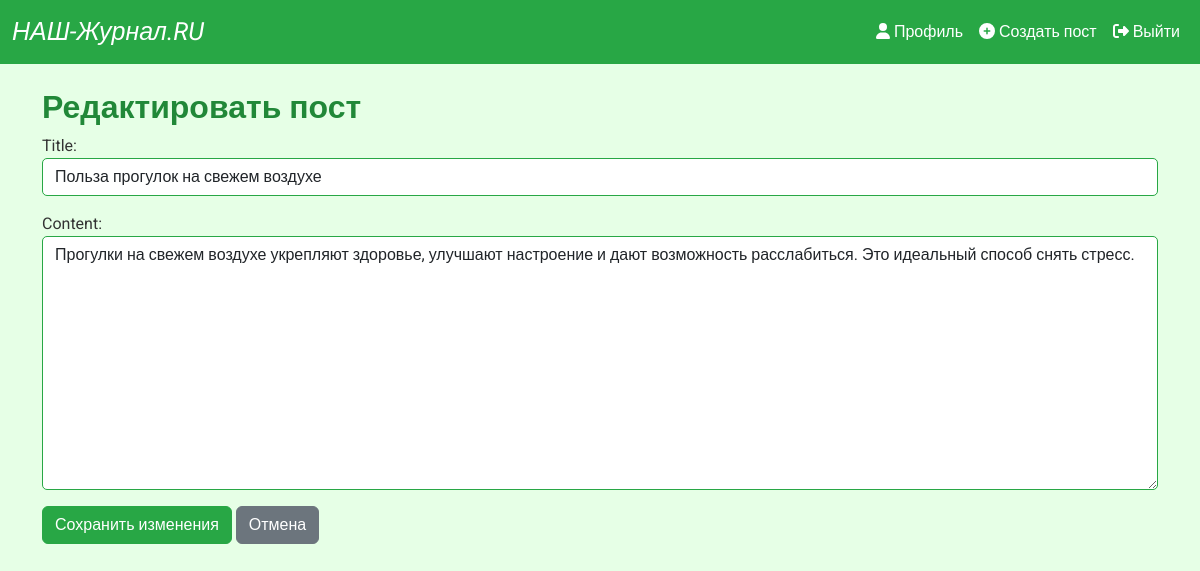
The page /post/edit/1/ (signed in) on the database its author committed.
### blog/models.py (models this page shows, shortened)
class Post(models.Model):
    title = models.CharField(max_length=200)
    content = models.TextField()
    pub_date = models.DateTimeField(default=timezone.now)
    published = models.BooleanField(default=True)
    author = models.ForeignKey(User, on_delete=models.CASCADE, related_name='posts')

### blog/views.py (the view)
# urls.py: path('post/edit/<int:post_id>/', views.edit_post_view, name='edit_post'),
@login_required
def edit_post_view(request, post_id):
    post = get_object_or_404(Post, id=post_id)
    if post.author != request.user:
        messages.error(request, 'У вас нет прав для редактирования этого поста.')
        return redirect('post_detail', post_id=post.id)
    if request.method == 'POST':
        form = PostForm(request.POST, instance=post)
        if form.is_valid():
            form.save()
            messages.success(request, 'Пост успешно обновлен!')
            return redirect('post_detail', post_id=post.id)
    else:
        form = PostForm(instance=post)
    return render(request, 'blog/edit_post.html', {'form': form, 'post': post})

### blog/forms.py
class PostForm(forms.ModelForm):
    class Meta:
        model = Post
        fields = ['title', 'content']
        widgets = {
            'title': forms.TextInput(attrs={'class': 'form-control'}),
            'content': forms.Textarea(attrs={'class': 'form-control'}),
        }

### blog/templates/blog/edit_post.html (shortened to what this page needs)
{% extends 'blog/base.html' %}
{% block content %}
    <h2>Редактировать пост</h2>
    <form method="post">
        {{ form.as_p }}
        <button type="submit" class="btn btn-primary">Сохранить изменения</button>
        <a href="{% url 'user_profile' user.username %}" class="btn btn-secondary">Отмена</a>
    </form>
{% endblock %}

### static/css/custom.css (style rules this page uses)
body { background-color: #e6ffe6; font-family: 'Roboto', sans-serif; color: #333333; }
.btn-primary { background-color: #28a745; border-color: #28a745; }
.form-control { border-radius: 5px; border: 1px solid #28a745; }
a { color: #28a745; }
.card-text, .form-label, .form-control, .nav-link, .navbar-brand { font-size: 1rem; line-height: 1.5; }
h1, h2, h3, h4, h5, h6 { color: #218838; font-weight: 700; }

### rows shown on the page
Post: title "Польза прогулок на свежем воздухе", content "Прогулки на свежем воздухе укрепляют здоровье, улучшают настроение и дают возможность расслабиться. Это идеальный способ снять стресс."
